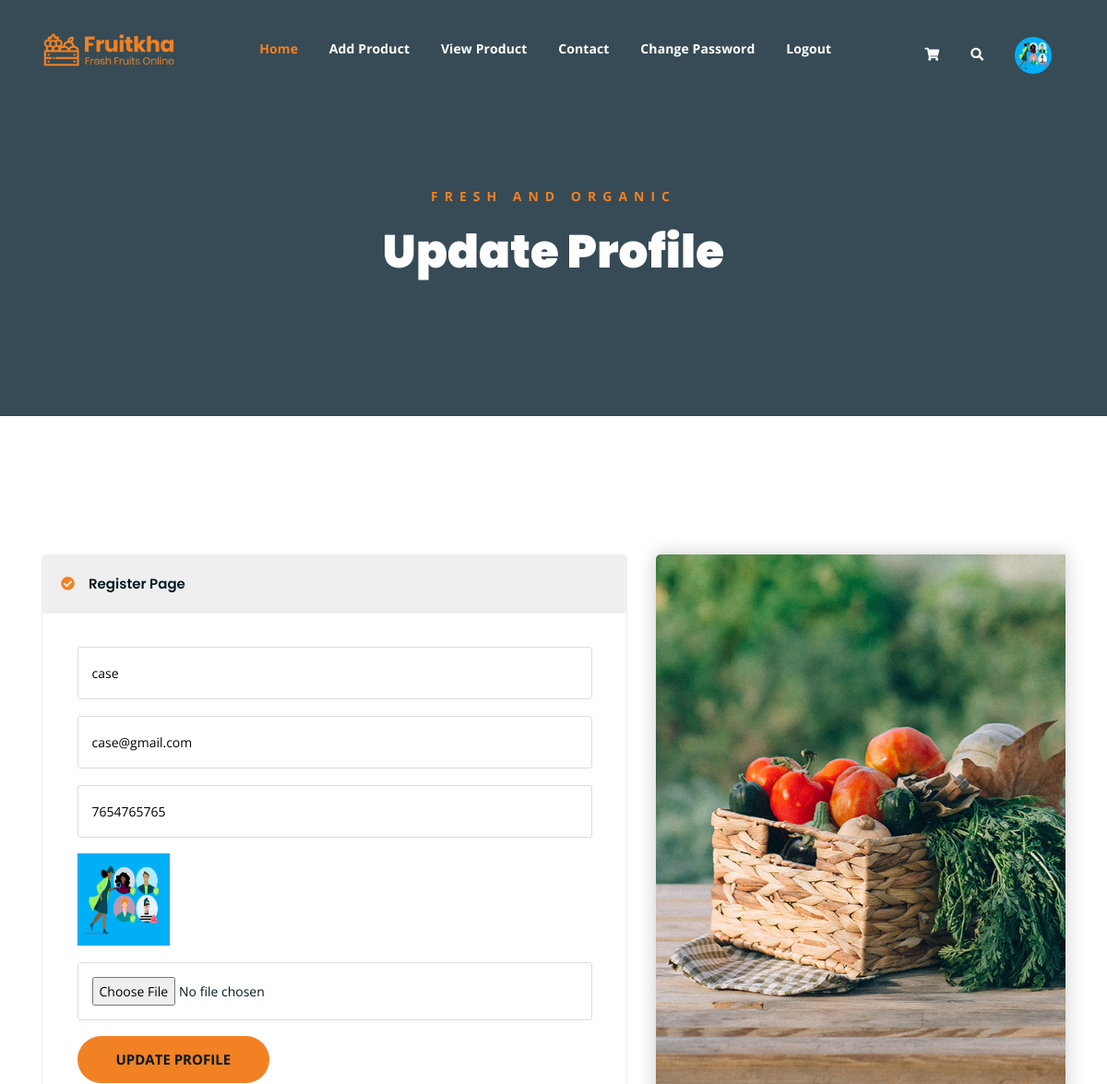
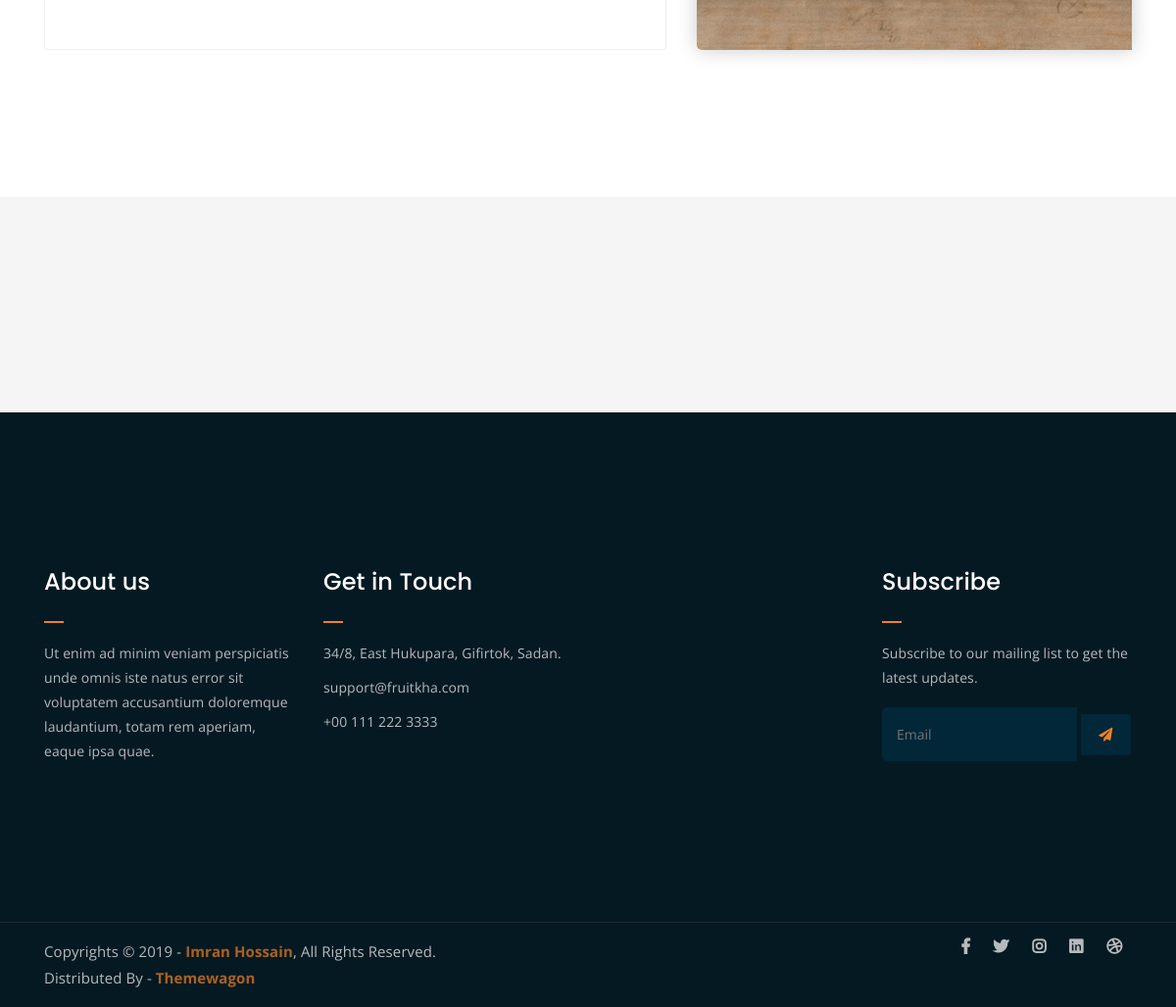
Page /uprofile/ (signed in) on the committed database (2 pictures, top to bottom).
### myapp/models.py (models this page shows, shortened)
class User(models.Model):
    usertype = models.CharField(max_length=20,default="buyer")
    name = models.CharField(max_length=30)
    email = models.EmailField(unique=True)
    mobile = models.BigIntegerField(unique=True)
    password = models.CharField(max_length=20)
    profile = models.ImageField(default="",upload_to="pictures/")

### myapp/views.py (the view)
# urls.py: path('uprofile/', views.uprofile, name='uprofile'),
def uprofile(request):
    try:
        user = User.objects.get(email=request.session['email'])
        if request.method == "POST":
            user.name = request.POST['name']
            user.mobile = request.POST['mobile']
            try:
                user.profile = request.FILES['profile']
                user.save()
            except:
                pass
            request.session['profile'] = user.profile.url
            user.save()
            if user.usertype == "buyer":
                return render(request, 'index.html', {'user': user})
            else:
                return render(request, 'sindex.html', {'user': user})
        else:
            if user.usertype == "buyer":
                return render(request, 'uprofile.html', {'user': user})
            else:
                return render(request, 'sprofile.html', {'user': user})
    except Exception as e:
        print(e)
        return redirect('login')

### myapp/templates/sprofile.html (shortened to what this page needs)
{% extends 'sheader.html' %}
{% load static %}
{% block content %}
<!DOCTYPE html>
<html lang="en">
	<div class="breadcrumb-section breadcrumb-bg">
		<div class="container">
			<div class="row">
				<div class="col-lg-8 offset-lg-2 text-center">
					<div class="breadcrumb-text">
						<p>Fresh and Organic</p>
						<h1>Update Profile</h1>
					</div>
				</div>
			</div>
		</div>
	</div>
	<div class="checkout-section mt-150 mb-150">
            <div class="container">
                <div class="feature-bg">
                <div class="row">
                    <div class="col-lg-7">
                        <div class="checkout-accordion-wrap">
                            <div class="accordion" id="accordionExample">
                            <div class="card single-accordion">
                                <div class="card-header" id="headingOne">
                                <h5 class="mb-0">
                                    <button class="btn btn-link" type="button" data-toggle="collapse" data-target="#collapseOne" aria-expanded="true" aria-controls="collapseOne">
                                    Register Page
                                    </button>
                                </h5>
                                </div>
                                <div id="collapseOne" class="collapse show" aria-labelledby="headingOne" data-parent="#accordionExample">
                                <div class="card-body">
                                    <div class="billing-address-form">
                                        <form action="{% url 'uprofile' %}" method="post" class="bg-white p-0 contact-form" enctype="multipart/form-data">
                                            <p><input type="text" placeholder="Enter Name" name="name" value="{{user.name}}"></p>
                                            <p><input type="email" placeholder="Enter Email" name="email" value="{{user.email}}" readonly></p>
                                            <p><input type="tel" placeholder="Enter Mobile Number" name="mobile" value="{{user.mobile}}"></p>
                                            <p><img src="{{user.profile.url}}" style="height:100px;width:100px"></p>
                                            <p><input type="file" name="profile"></p>
                                            <div class="form-group">
                                                <input type="submit" value="Update Profile" class="btn btn-primary py-3 px-5">
                                            </div>
                                        </form>
                                    </div>
                                </div>
                            </div>
                            </div>
						</div>
					</div>
                </div>
				</div>
            </div>
        </div>
	<div class="logo-carousel-section">
		<div class="container">
			<div class="row">
				<div class="col-lg-12">
					<div class="logo-carousel-inner">
						<div class="single-logo-item">
							<img src="{% static 'img/company-logos/1.png' %}" alt="">
						</div>
						<div class="single-logo-item">
							<img src="{% static 'img/company-logos/2.png' %}" alt="">
						</div>
						<div class="single-logo-item">
							<img src="{% static 'img/company-logos/3.png' %}" alt="">
						</div>
						<div class="single-logo-item">
							<img src="{% static 'img/company-logos/4.png' %}" alt="">
						</div>
					</div>
				</div>
			</div>
		</div>
	</div>
</body>
</html>
{% endblock %}

### myapp/static/css/main.css (style rules this page uses)
html { font-size: 14px; font-weight: 400; line-height: 28px; height: 100%; }
body { font-family: "Open Sans", sans-serif; font-weight: 400; font-size: 1rem; letter-spacing: 0.1px; line-height: 1.8; color: #051922; overflow-x: hidden; }
body img { max-width: 100%; }
h1, .h1, h2, .h2, h3, .h3, h4, .h4, h5, .h5, h6, .h6 { font-family: "Poppins", sans-serif; font-weight: 700; margin: 0 0 1.25rem 0; color: #051922; }
h1:last-child, .h1:last-child, h2:last-child, .h2:last-child, h3:last-child, .h3:last-child, h4:last-child, .h4:last-child, h5:last-child, .h5:last-child, h6:last-child, .h6:last-child { margin: 0; }
h1, .h1 { font-size: 4rem; font-weight: 700; line-height: 4rem; }
h5, .h5 { font-size: 1.25rem; font-weight: 700; line-height: 1.5rem; }
p { font-family: "Open Sans", sans-serif; font-weight: 400; font-size: 1rem; letter-spacing: 0.1px; line-height: 1.8; color: #051922; margin: 0 0 1.25rem 0; }
.mt-150 { margin-top: 150px; }
.mb-150 { margin-bottom: 150px; }
.breadcrumb-bg { background-image: url(../img/breadcrumb-bg.jpg); }
.breadcrumb-text p { color: #F28123; font-weight: 700; text-transform: uppercase; letter-spacing: 7px; }
.breadcrumb-text h1 { font-size: 50px; font-weight: 900; color: #fff; margin: 0; margin-top: 20px; }
.breadcrumb-section { padding: 150px 0; background-size: cover; background-position: center center; position: relative; z-index: 1; background-attachment: fixed; padding-top: 200px; }
.breadcrumb-section:after { position: absolute; left: 0; top: 0; width: 100%; height: 100%; content: ""; background-color: #07212e; z-index: -1; opacity: 0.8; }
.single-logo-item img { max-width: 180px; margin: 0 auto; }
.logo-carousel-section { background-color: #f5f5f5; padding: 50px 0; }
.single-logo-item { -webkit-transition: 0.3s; -o-transition: 0.3s; transition: 0.3s; }
input[type="submit"] { -webkit-transition: 0.3s; -o-transition: 0.3s; transition: 0.3s; border-radius: 50px !important; }
html, body { height: 100%; }
input[type="submit"] { background-color: #F28123; color: #051922; font-weight: 700; text-transform: uppercase; font-size: 15px; border: none !important; cursor: pointer; padding: 15px 25px; border-radius: 3px; }
.feature-bg { position: relative; margin: 150px 0; }
.feature-bg:after { background-image: url(../img/feature-bg.jpg); position: absolute; right: 0; top: 0; width: 40%; height: 100%; content: ""; background-size: cover; background-position: center; border-top-left-radius: 5px; -webkit-box-shadow: 0 0 20px #cacaca; box-shadow: 0 0 20px #cacaca; border-bottom-left-radius: 5px; }
.card.single-accordion { margin-bottom: 15px; border-bottom: 1px solid #EFEFEF !important; }
.card.single-accordion .card-header { background-color: #fff; border: none; padding: 0; }
.card.single-accordion:last-child { margin-bottom: 0; }
.card.single-accordion .card-header h5 button { color: #051922; font-size: 15px; display: block; width: 100%; text-align: left; padding: 20px; text-decoration: none; border: none; background-color: #EFEFEF; position: relative; padding-left: 50px; font-weight: 600; }
.card.single-accordion { border: 1px solid #F9F9F9; }
.billing-address-form { padding: 20px; }
.billing-address-form form p input { border: 1px solid #ddd; padding: 15px; width: 100%; border-radius: 3px; }
.card.single-accordion .card-header h5 button:before { position: absolute; left: 20px; top: 50%; content: "\f058"; font-family: "Font Awesome 5 Free"; font-weight: 900; line-height: 22px; margin-top: -11px; color: #F28123; }
.card.single-accordion { border: 1px solid #eeeeee; }

### rows in the picture
User: name "case", email "case@gmail.com", mobile "7654765765", profile (picture)
